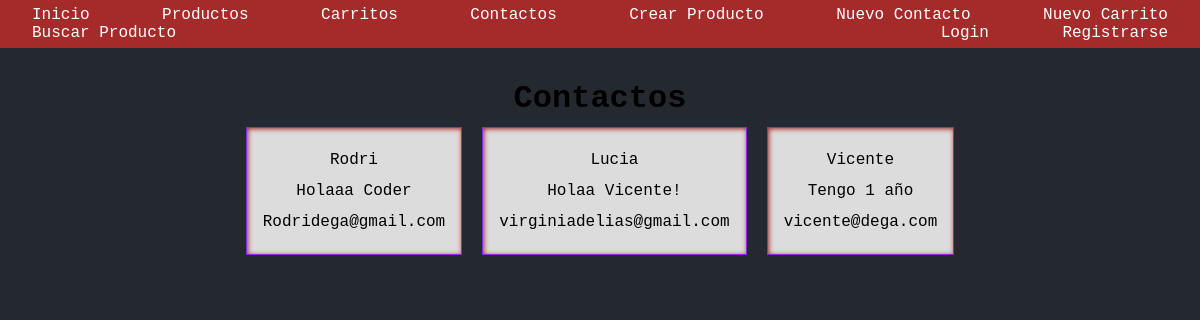
Page /contact/ on the earlier database version.
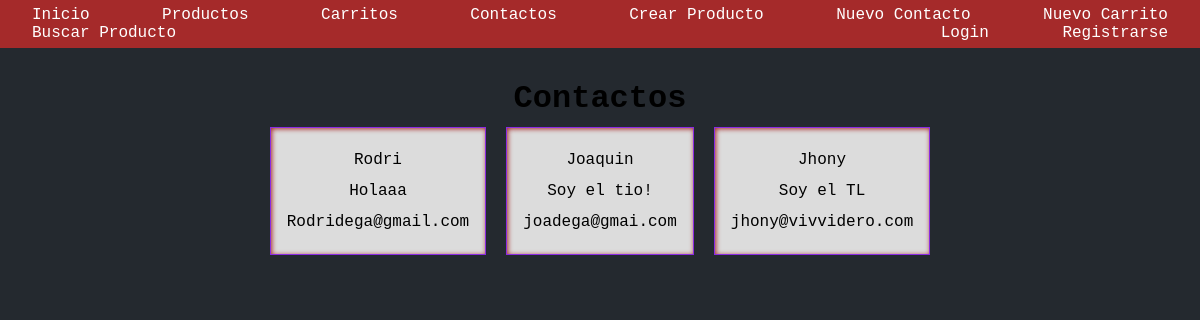
Same page on the later database version.
### codershoping/models.py (models this page shows, shortened)
class Contact(models.Model):
        name = models.CharField(max_length=255)
        email= models.EmailField(max_length=254)
        message = models.CharField(max_length=255)

### codershoping/views.py (the view)
# urls.py: path('contact/', contact, name='contacto'),
def contact(request):
    context = {
        'contacts': Contact.objects.all()
    }
    return render(request=request, template_name='contact.html', context=context)

### codershoping/templates/codershoping/contact.html (shortened to what this page needs)
{% extends 'base.html' %}
{% block contact %}
<h3>Contactos</h3>
<div class="products-list">
    {% for contact in contacts %}
    <div class="box">
        <p> {{contact.name}} </p>
        <p> {{contact.message}} </p>
        <p> {{contact.email}} </p>
    </div>
    {% endfor %}
</div>
{% endblock contact %}

### codershoping/templates/codershoping/base.html (shortened to what this page needs)
{% load static %}
<!DOCTYPE html>
<html lang="en">
<head>
    <link href="{% static 'css/styles.css' %}" rel="stylesheet" />
</head>
<body>
    <header>
        <nav>
            <ul>
                <li>
                    <a href={% url 'inicio' %}>Inicio</a>
                </li>
                <li>
                    <a href={% url 'productos' %}>Productos</a>
                </li>
                <li>
                    <a href={% url 'carrito' %}>Carritos</a>
                </li>
                <li>
                    <a href={% url 'contact_list' %}>Contactos</a>
                </li>
                <li>
                    <a href={% url 'crear_producto' %}>Crear Producto</a>
                </li>
                <li>
                    <a href={% url 'contact_create' %}>Nuevo Contacto</a>
                </li>
                <li>
                    <a href={% url 'nuevo_carrito' %}>Nuevo Carrito</a>
                </li>
                <li>
                    <a href={% url 'buscar_producto' %}>Buscar Producto</a>
                </li>
                {% if not request.user.is_authenticated %}
                <li>
                    <a href={% url 'login' %}>Login</a>
                    <a href={% url 'register' %}>Registrarse</a>
                </li>
                {% endif %}
            </ul>
        </nav>
    </header>
    <main>
        {% block contact %}{% endblock contact %}
    </main>
</body>
</html>

### static/css/styles.css (style rules this page uses)
* { margin: 0; padding: 0; box-sizing: border-box; font-family: 'Courier New', Courier, monospace; }
body { min-height: 100vh; background-color: #24292f ; }
ul { display: flex; flex-wrap: wrap; align-items: center; justify-content: space-between; }
header { min-height: 3em; background-color: brown; display: flex; justify-content: center; align-items: center; }
a { text-decoration: none; color: white; margin: 0em 2em }
li { list-style: none; }
main { padding: 2em; display: flex; align-items: center; justify-content: center; flex-direction: column; }
h3 { font-size: 2em; }
.products-list { display: flex; flex-wrap: wrap; justify-content: flex-start; align-items: center; }
.box { min-width: 10em; min-height: 8em; margin: 10px; padding: 1em; border: 1px solid blueviolet; display: flex; justify-content: space-around; align-items: center; flex-direction: column; background-color: gainsboro; box-shadow: 1px 1px 3px 1px white; box-shadow: inset 1px 1px 5px brown; }

Differences in the rows shown:
removed Contact: name "Lucia", message "Holaa Vicente!", email "virginiadelias@gmail.com"
removed Contact: name "Vicente", message "Tengo 1 año", email "vicente@dega.com"
changed Contact "Rodri": message "Holaaa Coder" → "Holaaa"
added Contact: name "Joaquin", message "Soy el tio!", email "joadega@gmai.com"
added Contact: name "Jhony", message "Soy el TL", email "jhony@vivvidero.com"
